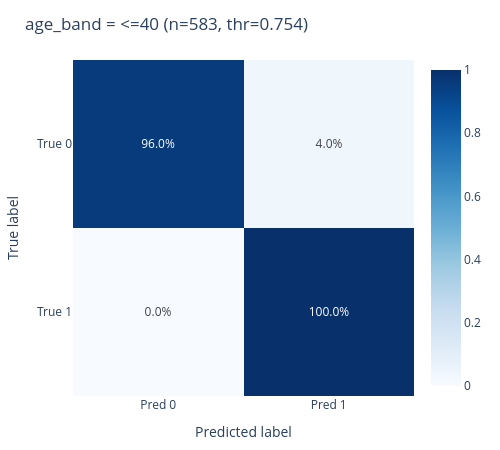
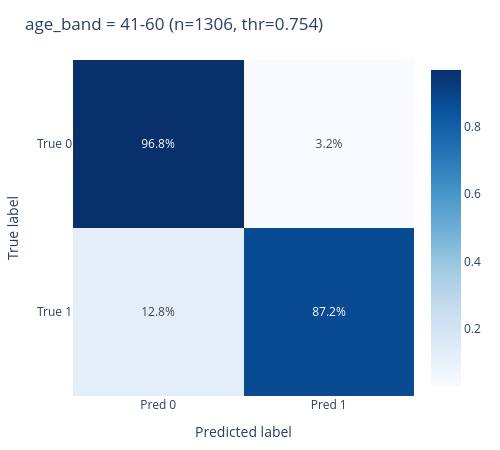
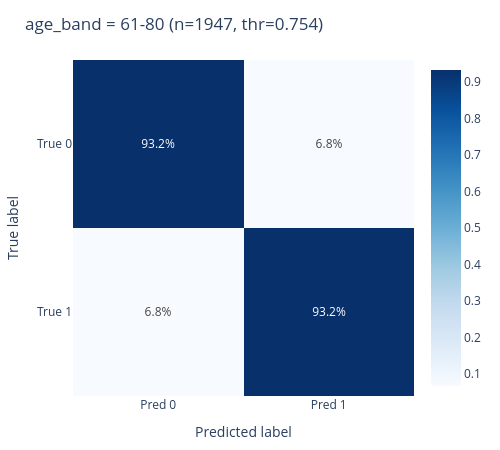
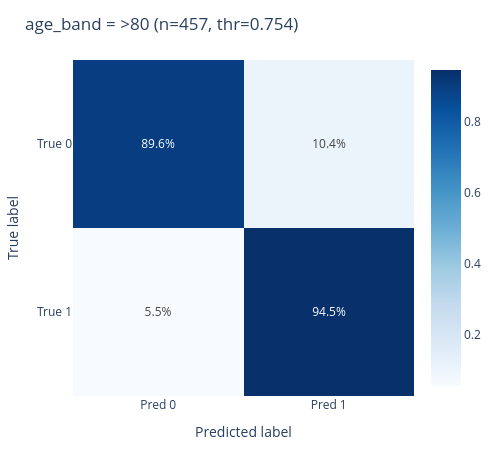

The cell these charts' notebook holds for them, in order:
### Code cell
def plot_group_conf_mats(df, label_col, prob_col, group_col, threshold=None, min_group_n=1, normalize=None):
    y_true_all = df[label_col].astype(int).values
    y_prob_all = df[prob_col].astype(float).values
    if threshold is None:
        threshold = youden_threshold(y_true_all, y_prob_all)

    figs = {}
    for g, gdf in df.groupby(group_col):
        if len(gdf) < min_group_n:
            continue
        yt = gdf[label_col].astype(int).values
        yp = (gdf[prob_col].astype(float).values >= threshold).astype(int)
        cm = confusion_matrix(yt, yp, labels=[0,1])
        title = f"{group_col} = {g} (n={len(gdf)}, thr={threshold:.3f})"
        figs[g] = plotly_confusion_matrix(cm, title=title, normalize=normalize)
    return figs  # dict: group -> figure

# Age band
figs_age = plot_group_conf_mats(
    df_val, label_col=f"y_{target}", prob_col=f"p_{target}",
    group_col="age_band", threshold=None, min_group_n=1, normalize='true'
)
for g, fig in figs_age.items():
    fig.show()

# Sex
figs_sex = plot_group_conf_mats(
    df_val, label_col=f"y_{target}", prob_col=f"p_{target}",
    group_col="sex", threshold=None, min_group_n=1, normalize='true'
)
for g, fig in figs_sex.items():
    fig.show()

### Figure 1 — Plotly figure (JSON) as saved in the notebook; plotly's stock layout.template omitted (floating-point values rounded to 4 significant figures)
{"data": [{"colorscale": [[0, "rgb(247,251,255)"], [0.125, "rgb(222,235,247)"], [0.25, "rgb(198,219,239)"], [0.375, "rgb(158,202,225)"], [0.5, "rgb(107,174,214)"], [0.625, "rgb(66,146,198)"], [0.75, "rgb(33,113,181)"], [0.875, "rgb(8,81,156)"], [1, "rgb(8,48,107)"]], "hovertemplate": "True %{y} • %{x}<br>Value: %{z:.3f}<extra></extra>", "showscale": true, "text": [["96.0%", "4.0%"], ["0.0%", "100.0%"]], "texttemplate": "%{text}", "type": "heatmap", "x": ["Pred 0", "Pred 1"], "y": ["True 0", "True 1"], "z": [[0.9602, 0.03979], [0.0, 1.0]]}], "layout": {"height": 450, "margin": {"b": 50, "l": 60, "r": 20, "t": 60}, "title": {"text": "age_band = <=40 (n=583, thr=0.754)"}, "width": 500, "xaxis": {"title": {"text": "Predicted label"}}, "yaxis": {"autorange": "reversed", "title": {"text": "True label"}}}}

### Figure 2 — Plotly figure (JSON) as saved in the notebook; plotly's stock layout.template omitted (floating-point values rounded to 4 significant figures)
{"data": [{"colorscale": [[0, "rgb(247,251,255)"], [0.125, "rgb(222,235,247)"], [0.25, "rgb(198,219,239)"], [0.375, "rgb(158,202,225)"], [0.5, "rgb(107,174,214)"], [0.625, "rgb(66,146,198)"], [0.75, "rgb(33,113,181)"], [0.875, "rgb(8,81,156)"], [1, "rgb(8,48,107)"]], "hovertemplate": "True %{y} • %{x}<br>Value: %{z:.3f}<extra></extra>", "showscale": true, "text": [["96.8%", "3.2%"], ["12.8%", "87.2%"]], "texttemplate": "%{text}", "type": "heatmap", "x": ["Pred 0", "Pred 1"], "y": ["True 0", "True 1"], "z": [[0.9682, 0.03177], [0.1277, 0.8723]]}], "layout": {"height": 450, "margin": {"b": 50, "l": 60, "r": 20, "t": 60}, "title": {"text": "age_band = 41-60 (n=1306, thr=0.754)"}, "width": 500, "xaxis": {"title": {"text": "Predicted label"}}, "yaxis": {"autorange": "reversed", "title": {"text": "True label"}}}}

### Figure 3 — Plotly figure (JSON) as saved in the notebook; plotly's stock layout.template omitted (floating-point values rounded to 4 significant figures)
{"data": [{"colorscale": [[0, "rgb(247,251,255)"], [0.125, "rgb(222,235,247)"], [0.25, "rgb(198,219,239)"], [0.375, "rgb(158,202,225)"], [0.5, "rgb(107,174,214)"], [0.625, "rgb(66,146,198)"], [0.75, "rgb(33,113,181)"], [0.875, "rgb(8,81,156)"], [1, "rgb(8,48,107)"]], "hovertemplate": "True %{y} • %{x}<br>Value: %{z:.3f}<extra></extra>", "showscale": true, "text": [["93.2%", "6.8%"], ["6.8%", "93.2%"]], "texttemplate": "%{text}", "type": "heatmap", "x": ["Pred 0", "Pred 1"], "y": ["True 0", "True 1"], "z": [[0.9322, 0.06782], [0.06763, 0.9324]]}], "layout": {"height": 450, "margin": {"b": 50, "l": 60, "r": 20, "t": 60}, "title": {"text": "age_band = 61-80 (n=1947, thr=0.754)"}, "width": 500, "xaxis": {"title": {"text": "Predicted label"}}, "yaxis": {"autorange": "reversed", "title": {"text": "True label"}}}}

### Figure 4 — Plotly figure (JSON) as saved in the notebook; plotly's stock layout.template omitted (floating-point values rounded to 4 significant figures)
{"data": [{"colorscale": [[0, "rgb(247,251,255)"], [0.125, "rgb(222,235,247)"], [0.25, "rgb(198,219,239)"], [0.375, "rgb(158,202,225)"], [0.5, "rgb(107,174,214)"], [0.625, "rgb(66,146,198)"], [0.75, "rgb(33,113,181)"], [0.875, "rgb(8,81,156)"], [1, "rgb(8,48,107)"]], "hovertemplate": "True %{y} • %{x}<br>Value: %{z:.3f}<extra></extra>", "showscale": true, "text": [["89.6%", "10.4%"], ["5.5%", "94.5%"]], "texttemplate": "%{text}", "type": "heatmap", "x": ["Pred 0", "Pred 1"], "y": ["True 0", "True 1"], "z": [[0.8962, 0.1038], [0.05495, 0.9451]]}], "layout": {"height": 450, "margin": {"b": 50, "l": 60, "r": 20, "t": 60}, "title": {"text": "age_band = >80 (n=457, thr=0.754)"}, "width": 500, "xaxis": {"title": {"text": "Predicted label"}}, "yaxis": {"autorange": "reversed", "title": {"text": "True label"}}}}
